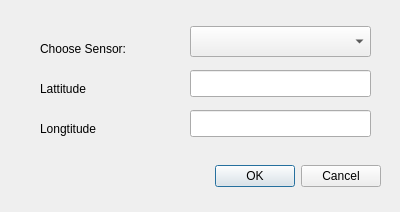
<?xml version="1.0" encoding="UTF-8"?>
<ui version="4.0">
 <class>EditSensorPlaceDialog</class>
 <widget class="QDialog" name="EditSensorPlaceDialog">
  <property name="geometry">
   <rect>
    <x>0</x>
    <y>0</y>
    <width>400</width>
    <height>212</height>
   </rect>
  </property>
  <property name="windowTitle">
   <string>Dialog</string>
  </property>
  <widget class="QDialogButtonBox" name="buttonBox">
   <property name="geometry">
    <rect>
     <x>40</x>
     <y>160</y>
     <width>341</width>
     <height>32</height>
    </rect>
   </property>
   <property name="orientation">
    <enum>Qt::Horizontal</enum>
   </property>
   <property name="standardButtons">
    <set>QDialogButtonBox::Cancel|QDialogButtonBox::Ok</set>
   </property>
  </widget>
  <widget class="QComboBox" name="cbxMac">
   <property name="geometry">
    <rect>
     <x>190</x>
     <y>26</y>
     <width>181</width>
     <height>31</height>
    </rect>
   </property>
  </widget>
  <widget class="QLabel" name="label">
   <property name="geometry">
    <rect>
     <x>40</x>
     <y>40</y>
     <width>121</width>
     <height>17</height>
    </rect>
   </property>
   <property name="text">
    <string>Choose Sensor:</string>
   </property>
  </widget>
  <widget class="QLabel" name="label_2">
   <property name="geometry">
    <rect>
     <x>40</x>
     <y>80</y>
     <width>81</width>
     <height>17</height>
    </rect>
   </property>
   <property name="text">
    <string>Lattitude</string>
   </property>
  </widget>
  <widget class="QLabel" name="label_3">
   <property name="geometry">
    <rect>
     <x>40</x>
     <y>120</y>
     <width>101</width>
     <height>17</height>
    </rect>
   </property>
   <property name="text">
    <string>Longtitude</string>
   </property>
  </widget>
  <widget class="QLineEdit" name="lineLat">
   <property name="geometry">
    <rect>
     <x>190</x>
     <y>70</y>
     <width>181</width>
     <height>27</height>
    </rect>
   </property>
  </widget>
  <widget class="QLineEdit" name="lineLng">
   <property name="geometry">
    <rect>
     <x>190</x>
     <y>110</y>
     <width>181</width>
     <height>27</height>
    </rect>
   </property>
  </widget>
 </widget>
 <resources/>
 <connections>
  <connection>
   <sender>buttonBox</sender>
   <signal>accepted()</signal>
   <receiver>EditSensorPlaceDialog</receiver>
   <slot>accept()</slot>
   <hints>
    <hint type="sourcelabel">
     <x>248</x>
     <y>254</y>
    </hint>
    <hint type="destinationlabel">
     <x>157</x>
     <y>274</y>
    </hint>
   </hints>
  </connection>
  <connection>
   <sender>buttonBox</sender>
   <signal>rejected()</signal>
   <receiver>EditSensorPlaceDialog</receiver>
   <slot>reject()</slot>
   <hints>
    <hint type="sourcelabel">
     <x>316</x>
     <y>260</y>
    </hint>
    <hint type="destinationlabel">
     <x>286</x>
     <y>274</y>
    </hint>
   </hints>
  </connection>
 </connections>
</ui>
